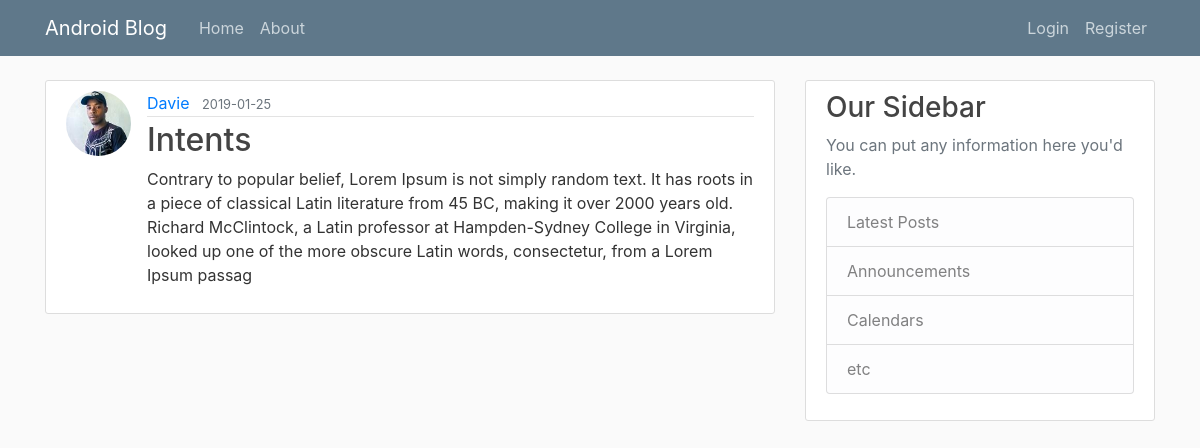
Screenshot of /post/3 with the database file from the repository.
### AndroidBlog/models.py (models this page shows, shortened)
class User(db.Model,UserMixin):
    id=db.Column(db.Integer,primary_key=True)
    username = db.Column(db.String(20), unique=True,nullable=False)
    email = db.Column(db.String(120), unique=True, nullable=False)
    img_file = db.Column(db.String(20),  nullable=False ,default='default.jpg')
    password = db.Column(db.String(60),  nullable=False)
    posts=db.relationship('Post',backref='author',lazy=True)

class Post(db.Model):
    id = db.Column(db.Integer, primary_key=True)
    title = db.Column(db.String(100),  nullable=False)
    date_posted = db.Column(db.DateTime, nullable=False,default=datetime.utcnow)
    content = db.Column(db.Text, nullable=False)
    user_id=db.Column(db.Integer, db.ForeignKey('user.id'),nullable=False)

### AndroidBlog/routes.py (the view)
@app.route("/post/<int:post_id>")
def post_details(post_id):
     post=Post.query.get_or_404(post_id)
     return render_template('post_details.html',post=post,title=post.title)

### AndroidBlog/templates/post_details.html (shortened to what this page needs)
{%extends "base.html"%}
{%block content%}
<article class="media content-section">
    <img class="rounded-circle article-img"src="{{url_for('static',filename='img/users/'+post.author.img_file)}}">
    <div class="media-body">
        <div class="article-metadata">
            <a class="mr-2" href="#">{{post.author.username}}</a>
            <small class="text-muted">{{post.date_posted.strftime('%Y-%m-%d')}}</small>
        </div>
        <h2>{{post.title}} </h2>
          <p class="article-content">{{post.content}}</p>
    </div>
</article>
{%endblock content%}

### AndroidBlog/static/main.css (style rules this page uses)
body { background: #fafafa; color: #333333; margin-top: 5rem; }
h1, h2, h3, h4, h5, h6 { color: #444444; }
.content-section { background: #ffffff; padding: 10px 20px; border: 1px solid #dddddd; border-radius: 3px; margin-bottom: 20px; }
.article-content { white-space: pre-line; }
.article-img { height: 65px; width: 65px; margin-right: 16px; }
.article-metadata { padding-bottom: 1px; margin-bottom: 4px; border-bottom: 1px solid #e3e3e3 }

### rows the page displays
User: img_file (picture), author.username "Davie"
Post: date_posted "2019-01-25", title "Intents", content "Contrary to popular belief, Lorem Ipsum is not simply random text. It has roots in a piece of classical Latin literature from 45 BC, making it over 2000 years old. Richard McClintock, a Latin professor at Hampden-Sydney College in Virginia, looked up one of the more obscure Latin words, consectetur, from a Lorem Ipsum passag"
